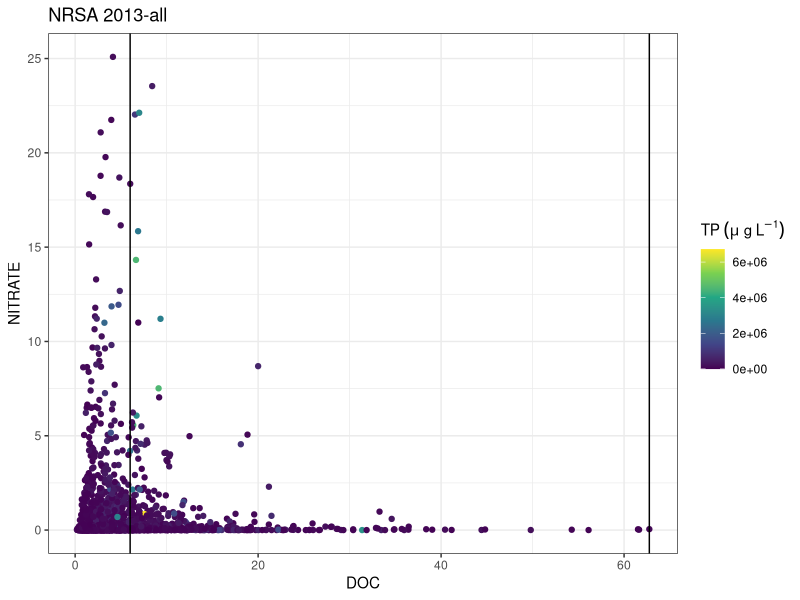
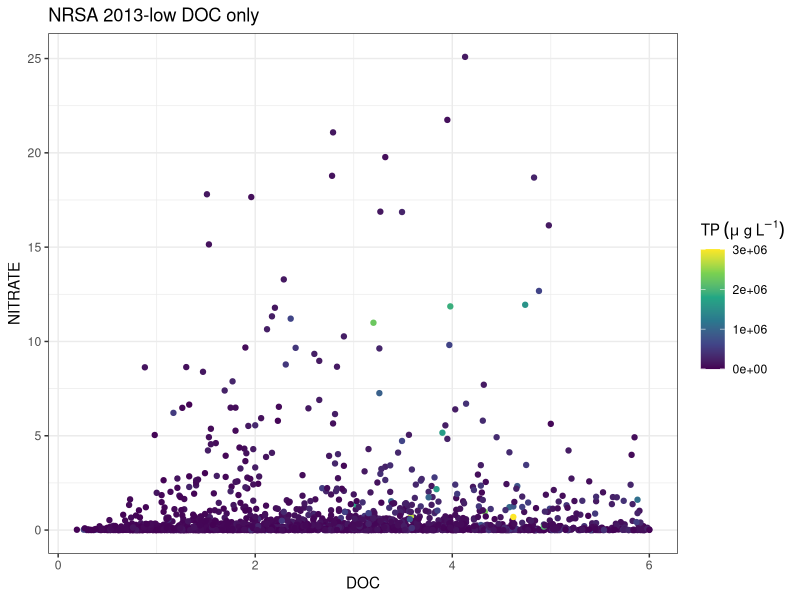
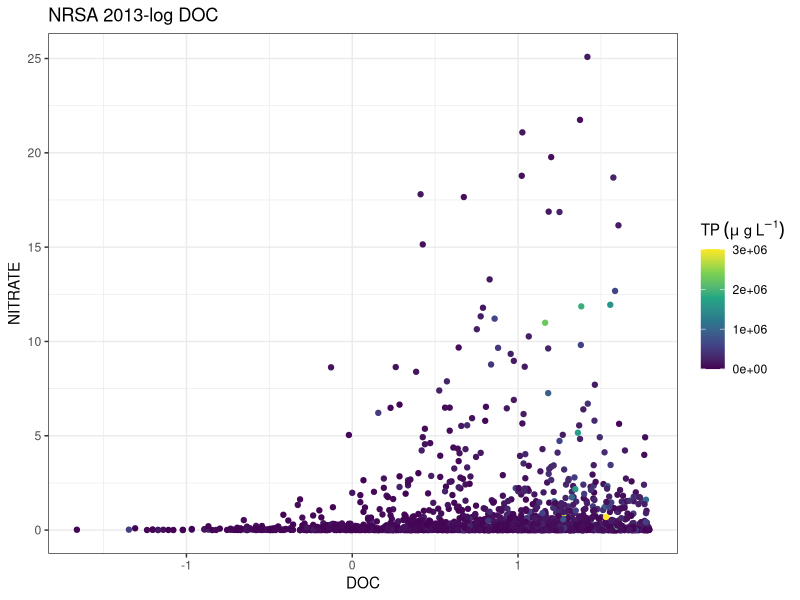
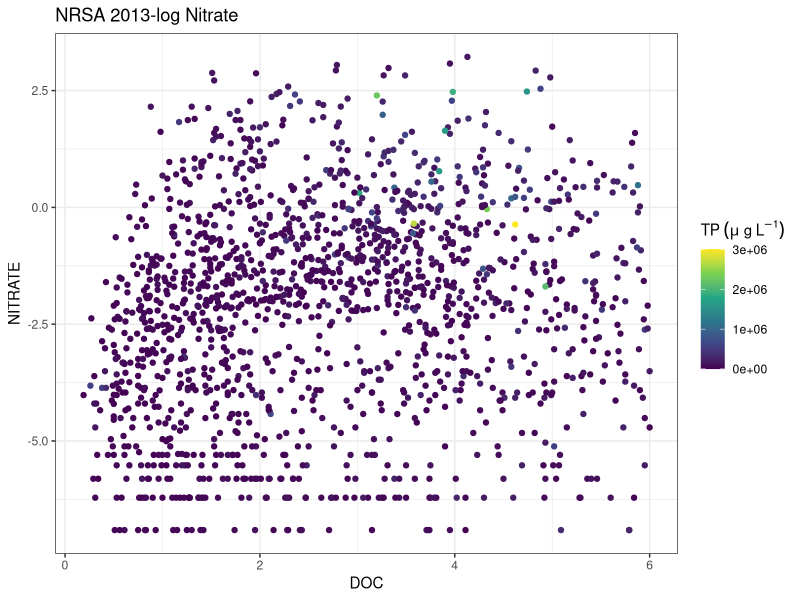
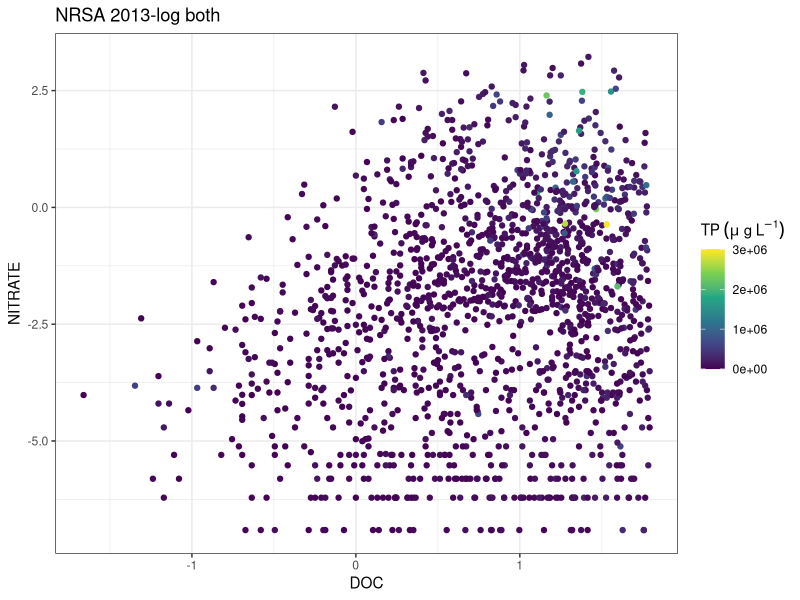
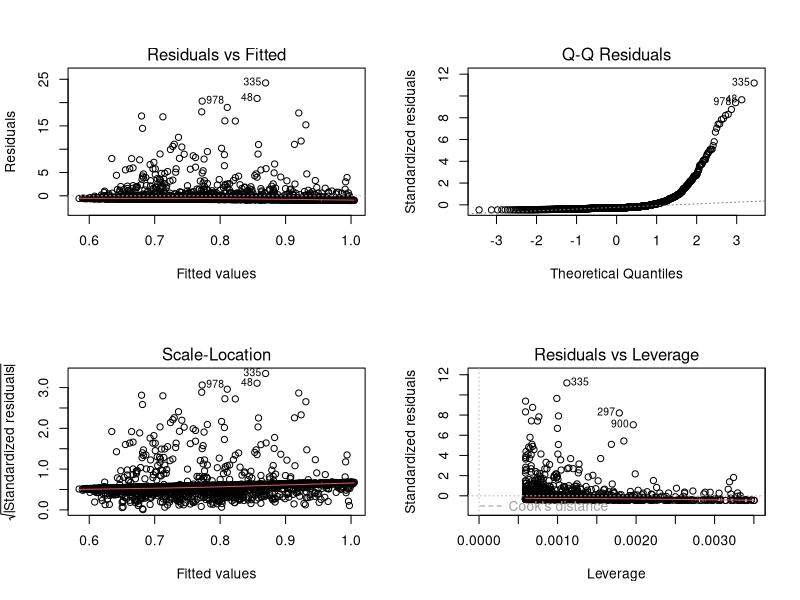
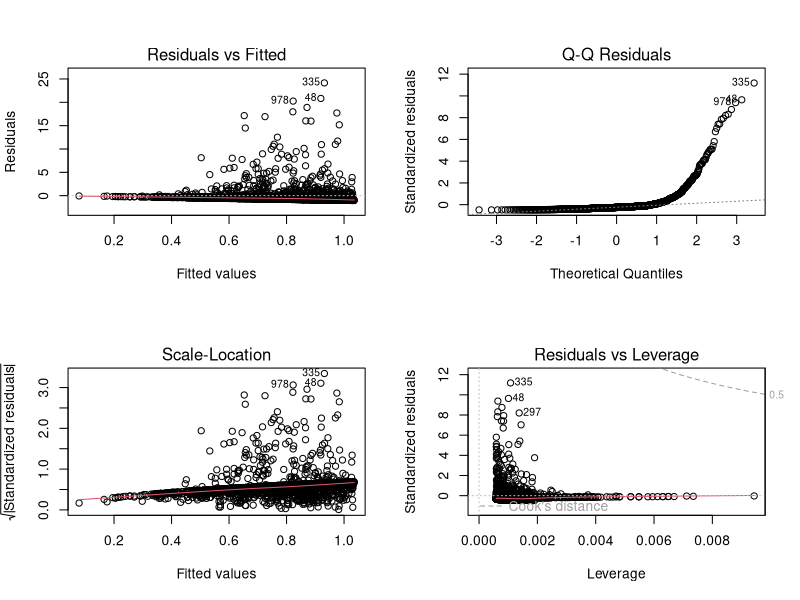
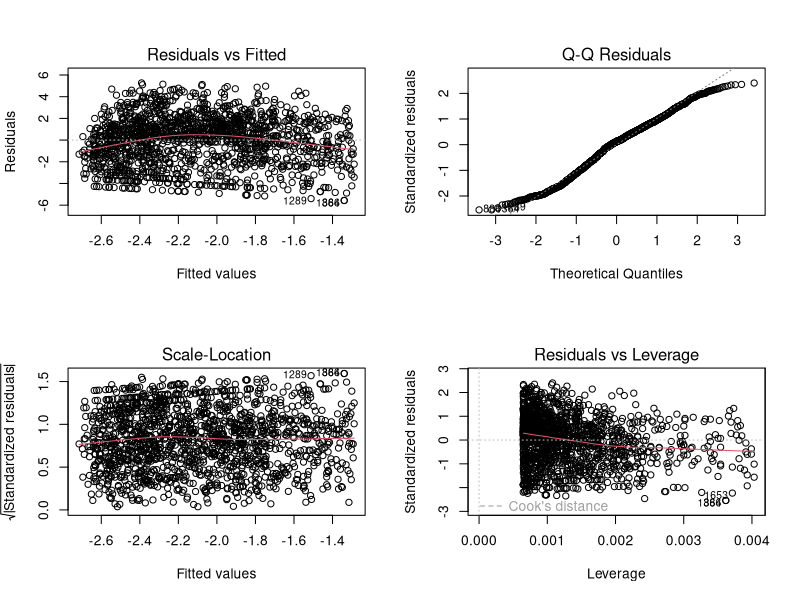

Recreate these plots in R, in order.
## ---- chunk 1
knitr::opts_chunk$set(echo = TRUE)

library(ggplot2)
library(tidyverse)

setwd("~/STOICH.Aim1/Code/SWulfing")


ggplotRegression <- function (fit) {
  
  require(ggplot2)
  
  ggplot(fit$model, aes_string(x = names(fit$model)[2], y = names(fit$model)[1])) + 
    geom_point() +
    stat_smooth(method = "lm", col = "red") +
    labs(title = paste("Adj R2 = ",signif(summary(fit)$adj.r.squared, 5),
                       "Intercept =",signif(fit$coef[[1]],5 ),
                       " Slope =",signif(fit$coef[[2]], 5),
                       " P =",signif(summary(fit)$coef[2,4], 5)))
}

test_data <- data.frame(read.csv("ChemData_NLArs2013.csv"))
## ---- chunk 2
test_dataLOGS <- test_data %>%
  mutate(log_Nitrate = log(NITRATE_N_RESULT)) %>%
  mutate(log_TP = log(PTL_RESULT)) %>%
  mutate(log_DOC = log(DOC_RESULT))
                                   # Duplicate data
test_dataLOGS$log_Nitrate[is.na(test_dataLOGS$log_Nitrate) | test_dataLOGS$log_Nitrate == "-Inf"] <- NA

quantile(test_dataLOGS$DOC_RESULT)

q4 <- quantile(test_dataLOGS$DOC_RESULT)[4]
q5 <- quantile(test_dataLOGS$DOC_RESULT)[5]

lowDOC_data <- test_dataLOGS %>%
  filter(DOC_RESULT < quantile(test_data$DOC_RESULT)[4])

par(mfrow = c(1,2))
p <- ggplot(test_data) +
  geom_point(aes(DOC_RESULT, NITRATE_N_RESULT, color = PTL_RESULT * 1000)) +
  scale_color_viridis_c("TP"~(mu~g~L^-1)) +
  theme_bw() +
  labs(title = "NRSA 2013-all",
       x = "DOC", y = "NITRATE")
p + geom_vline(aes(xintercept = q4)) + geom_vline(aes(xintercept = q5))


ggplot(lowDOC_data) +
  geom_point(aes(DOC_RESULT, NITRATE_N_RESULT, color = PTL_RESULT * 1000)) +
  scale_color_viridis_c("TP"~(mu~g~L^-1)) +
  theme_bw() +
  labs(title = "NRSA 2013-low DOC only",
       x = "DOC", y = "NITRATE")
## ---- chunk 3
ggplot(lowDOC_data) +
  geom_point(aes(log_DOC, NITRATE_N_RESULT, color = PTL_RESULT * 1000)) +
  scale_color_viridis_c("TP"~(mu~g~L^-1)) +
  theme_bw() +
  labs(title = "NRSA 2013-log DOC",
       x = "DOC", y = "NITRATE")

ggplot(lowDOC_data) +
  geom_point(aes(DOC_RESULT, log_Nitrate, color = PTL_RESULT * 1000)) +
  scale_color_viridis_c("TP"~(mu~g~L^-1)) +
  theme_bw() +
  labs(title = "NRSA 2013-log Nitrate",
       x = "DOC", y = "NITRATE")

ggplot(lowDOC_data) +
  geom_point(aes(log_DOC, log_Nitrate, color = PTL_RESULT * 1000)) +
  scale_color_viridis_c("TP"~(mu~g~L^-1)) +
  theme_bw() +
  labs(title = "NRSA 2013-log both",
       x = "DOC", y = "NITRATE")

par(mfrow=c(2,2))
model_2013 <- lm(NITRATE_N_RESULT~DOC_RESULT, data = lowDOC_data)
summary(model_2013)
plot(model_2013)

par(mfrow=c(2,2))
model_DOClog <- lm(NITRATE_N_RESULT~log_DOC, data = lowDOC_data)
summary(model_DOClog)
plot(model_DOClog)

par(mfrow=c(2,2))
model_Nitratelog <- lm(log_Nitrate~DOC_RESULT, data = lowDOC_data)
summary(model_Nitratelog)
plot(model_Nitratelog)

par(mfrow=c(2,2))
model_logs <- lm(log_Nitrate~log_DOC, data = lowDOC_data)
summary(model_logs)
plot(model_logs)
